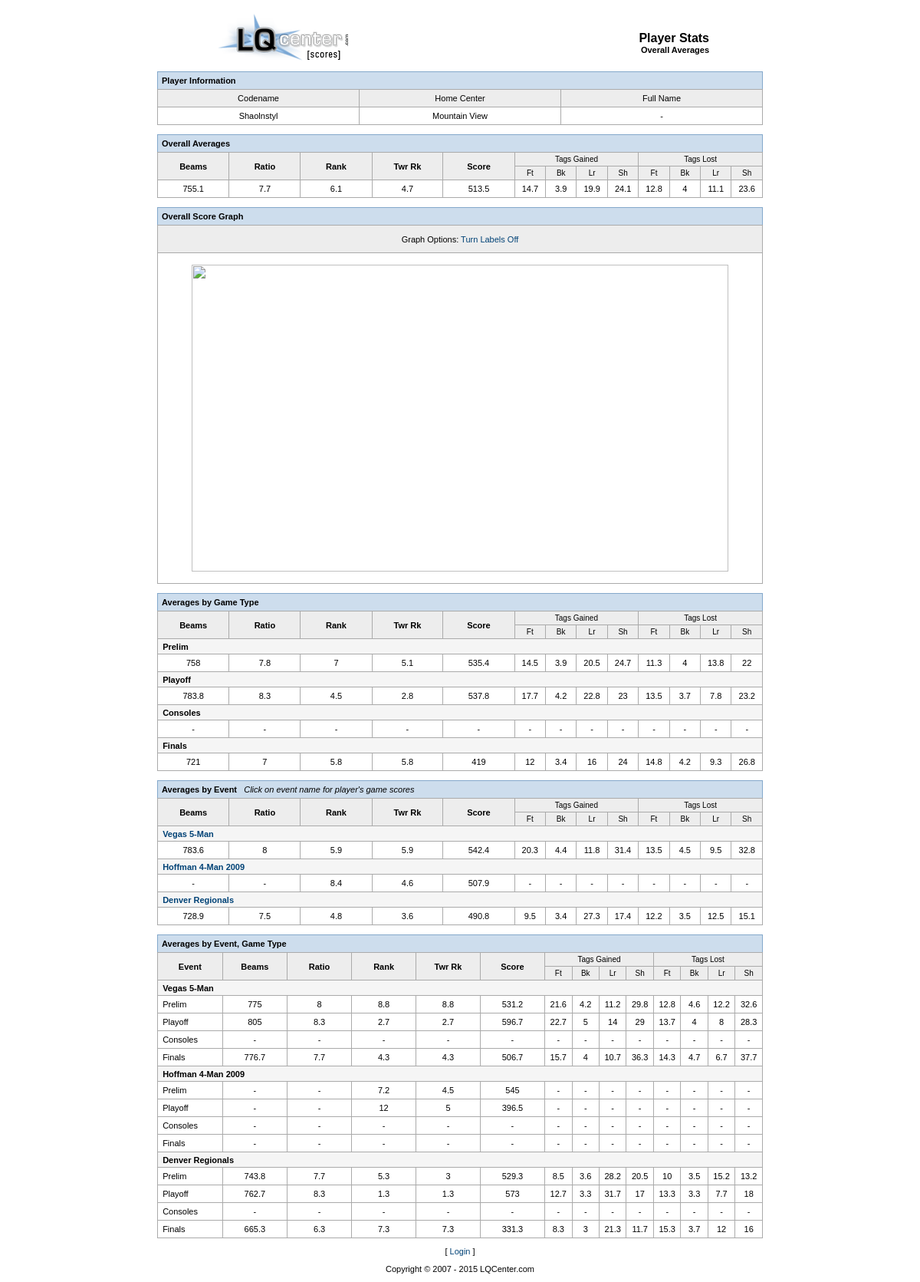
The page /stats_player.php?playerId=358 on the database its author committed.
### tables this page shows
CREATE TABLE IF NOT EXISTS `web_players` (
  `player_id` mediumint(5) NOT NULL AUTO_INCREMENT,
  `player_center` smallint(3) NOT NULL DEFAULT '0',
  `player_codename` varchar(15) NOT NULL DEFAULT '',
  `player_fname` varchar(25) NOT NULL DEFAULT '',
  `player_lname` varchar(25) NOT NULL DEFAULT '',
  `player_teams` mediumtext NOT NULL,
  PRIMARY KEY (`player_id`)
);

CREATE TABLE IF NOT EXISTS `web_centers` (
  `center_id` smallint(3) NOT NULL AUTO_INCREMENT,
  `center_number` smallint(3) NOT NULL DEFAULT '0',
  `center_title` varchar(255) NOT NULL DEFAULT '',
  `center_country` enum('ca','us') NOT NULL DEFAULT 'us',
  `center_region` enum('0','C','N','E','S','W') NOT NULL DEFAULT 'N',
  PRIMARY KEY (`center_id`)
);

CREATE TABLE IF NOT EXISTS `web_events` (
  `id` mediumint(4) NOT NULL AUTO_INCREMENT,
  `stamp` int(10) NOT NULL DEFAULT '0',
  `event_year` smallint(4) NOT NULL,
  `center` smallint(3) NOT NULL DEFAULT '0',
  `title` varchar(50) NOT NULL DEFAULT '',
  `prelim_stamp` int(10) NOT NULL,
  `prelim_sched` enum('auto','manual') NOT NULL DEFAULT 'auto',
  `prelim_gen` enum('0','1') NOT NULL DEFAULT '0',
  `prelim_sets` tinyint(2) NOT NULL DEFAULT '0',
  `prelim_format` enum('dq','tq','none') NOT NULL DEFAULT 'tq',
  `prelim_rankby` enum('score','points') NOT NULL DEFAULT 'score',
  `prelim_drops` enum('0','1') NOT NULL DEFAULT '0',
  `playoff_sets` tinyint(2) NOT NULL DEFAULT '0',
  `playoff_format` enum('dq','tq','none') NOT NULL DEFAULT 'tq',
  `playoff_advance1` tinyint(2) NOT NULL DEFAULT '0',
  `playoff_advance2` tinyint(2) NOT NULL DEFAULT '0',
  `console_sets` tinyint(2) NOT NULL DEFAULT '0',
  `console_format` enum('dq','tq','none') NOT NULL DEFAULT 'tq',
  `playoff_rankby` enum('score','points') NOT NULL DEFAULT 'score',
  `console_advance` tinyint(2) NOT NULL DEFAULT '0',
  `console_advrank` varchar(4) NOT NULL DEFAULT '',
  `final_sets` tinyint(2) NOT NULL DEFAULT '0',
  `final_format` enum('dq','tq','none') NOT NULL DEFAULT 'tq',
  `final_advance` tinyint(2) NOT NULL DEFAULT '0',
  `final_advrank` varchar(4) NOT NULL DEFAULT '',
  `ranks_pre` enum('0','1') NOT NULL DEFAULT '0',
  `ranks_pla` enum('0','1') NOT NULL DEFAULT '0',
  `ranks_con` enum('0','1') NOT NULL DEFAULT '0',
  `ranks_fin` enum('0','1') NOT NULL DEFAULT '0',
  PRIMARY KEY (`id`)
);

### stats_player.php (the view, shortened to what this page needs)
<?
  require("functions.php");
  $col_array = array("score_beams" => "Beams","score_ratio" => "Ratio","score_rank" => "Rank","score_twr_rank" => "Twr Rank","score_score" => "Score","score_gft" => "Ft (Gain)","score_gbk" => "Bk (Gain)","score_glr" => "Lr (Gain)","score_gsh" => "Sh (Gain)","score_lft" => "Ft (Loss)","score_lbk" => "Bk (Loss)","score_llr" => "Lr (Loss)","score_lsh" => "Sh (Loss)");
  $type_array = array("pre" => "Prelim","pla" => "Playoff","con" => "Consoles","fin" => "Finals");
  if($_POST["sidebyside"])
    {
	foreach($_POST as $key=>$value )
	    {
		${$key} = $value;
	     }
	print_header("Player Stats","Side-by-Side");
	if($compare_player1 == "0" || $compare_player2 == "0")
	    {
		fatalError("You must select at least two players");
	     }
	elseif($compare_type == "event" || $compare_type == "eventtype" && $eventId == "0")
	    {
		fatalError("You must select an event for this comparison type");
	     }
	else
	    {
		$compare_array = array($compare_player1, $compare_player2);
		$whereQuery = "WHERE `score_player` = '$compare_player1' OR `score_player` = '$compare_player2' ORDER BY `score_player` ASC";
		$fetch_all_scores = mysql_query("SELECT * FROM `web_scores` $whereQuery");
		if(mysql_num_rows($fetch_all_scores) == "0")
		    {
			fatalError("We were unable to process your request, please try different parameters");
		     }
		while($scoreRow = mysql_fetch_assoc($fetch_all_scores))
		    {
			$score_player = $scoreRow[score_player];
			$score_event = $scoreRow[score_event];
			foreach($col_array as $score_key=>$score_title)
			    {
				$column_value = $scoreRow[$score_key];
				if($column_value != "0")
				    {
					$array_overall[$score_player][$score_key][] = $column_value;
				     }
			     }
		     }
		print("<table width=\"300\" cellspacing=\"1\" cellpadding=\"2\" class=\"table_bl_top\" align=\"center\">\n");
		print("  <tr>\n");
		print("   <td><b>Results</b></td>\n");
		print(" </tr>\n");
		print("</table>\n\n");
		$color1 = "#ffffff";
		$color2 = "#f0f0f0";
		$row_count = 0;
		print("<table width=\"300\" cellspacing=\"1\" cellpadding=\"0\" bgcolor=\"#aaaaaa\" align=\"center\">\n");
			print("  <tr>\n");
			print("   <td bgcolor=\"#ffffff\">&nbsp;</td>\n");
			foreach($compare_array as $compare_key=>$compare_player)
			    {
				$player_codename = return_codename($compare_player);
				print("   <td bgcolor=\"#ffffff\" align=\"center\">&nbsp; $player_codename</td>\n");
			     }
			print(" </tr>\n");
			foreach($col_array as $col_key=>$col_title)
			    {
				$row_color = ($row_count % 2) ? $color1 : $color2;
				print("  <tr>\n");
				print("   <td bgcolor=\"$row_color\">&nbsp; $col_title</td>\n");
				foreach($compare_array as $compare_key=>$compare_player)
				    {
					$array_count = count($array_overall[$compare_player][$col_key]);
					if($array_count != "0")
					    {
						$array_sum = array_sum($array_overall[$compare_player][$col_key]);
						$col_avg = round($array_sum/$array_count,1);
						print("   <td bgcolor=\"$row_color\" align=\"center\">$col_avg</td>\n");
					     }
					else
					    {
						print("   <td bgcolor=\"$row_color\" align=\"center\">-</td>\n");
					     }
				     }
				print(" </tr>\n");
				$row_count++;
			     }
		print("</table>\n\n");
	     }
	print_footer();
     }
  elseif($_GET["playerId"] != "" && is_numeric($_GET["playerId"]))
    {
	$playerId = $_GET["playerId"];
	$graphLabels = $_GET["graphLabels"];
	$fetch_player_info = mysql_query("SELECT * FROM `web_players` WHERE `player_id` = '$playerId'");
	if(mysql_num_rows($fetch_player_info) == "0")
	    {
		$player_codename = "-";
		$player_center = "-";
		$player_name = "-";
	     }
	else
	    {
		$player_data = mysql_fetch_assoc($fetch_player_info);
		$player_codename = $player_data[player_codename];
		$player_center = return_center($player_data[player_center]);
		if($player_data[player_fname] == "")
		    {
			$player_name = "-";
		     }
		else
		    {
			$player_name = $player_data[player_fname] . " " . $player_data[player_lname];
		     }
	     }
	if($graphLabels == "off")
	    {
		$graph_link = "./stats_playerGraph.php?getPlayer=$playerId&graphLabels=off";
		$graph_label_option_link = "./stats_player.php?playerId=$playerId";
		$graph_label_option_title = "Turn Labels On";
	     }
	else
	    {
		$graph_link = "./stats_playerGraph.php?getPlayer=$playerId";
		$graph_label_option_link = "./stats_player.php?playerId=$playerId&graphLabels=off";
		$graph_label_option_title = "Turn Labels Off";
	     }
?>
<table width="790" cellspacing="1" cellpadding="2" class="table_bl_top" align="center">
  <tr>
   <td><b>Player Information</b></td>
 </tr>
</table>
<table width="790" cellspacing="1" cellpadding="0" bgcolor="#aaaaaa" align="center">
  <tr bgcolor="#ededed" height="22">
   <td align="center" width="263">Codename</td>
   <td align="center" width="263">Home Center</td>
   <td align="center" width="263">Full Name</td>
 </tr>
  <tr bgcolor="#ffffff" height="22">
   <td align="center"><?=$player_codename?></td>
   <td align="center"><?=$player_center?></td>
   <td align="center"><?=$player_name?></td>
 </tr>
</table>
<br>
<?
	$fetch_all_scores = mysql_query("SELECT * FROM `web_scores` WHERE `score_player` = '$playerId'");
	while($scoreRow = mysql_fetch_assoc($fetch_all_scores))
	    {
		$score_game_type = $scoreRow[score_game_type];
		$score_event = $scoreRow[score_event];
		foreach($col_array as $key=>$value)
		    {
			$column_value = $scoreRow[$key];
			if($column_value != "0")
			    {
				$array_overall[$value][] = $column_value;
				$array_byType[$score_game_type][$value][] = $column_value;
				$array_inEvent[$score_event] = 1;
				$array_byEvent[$score_event][$value][] = $column_value;
				$array_byTypeEvent[$score_event][$score_game_type][$value][] = $column_value;
			     }
		     }
	     }
?>
<table width="790" cellspacing="1" cellpadding="2" class="table_bl_top" align="center">
  <tr>
   <td><b>Overall Averages</b></td>
 </tr>
</table>
<table width="790" cellspacing="1" cellpadding="0" bgcolor="#aaaaaa" align="center">
  <tr bgcolor="#ededed">
   <td align="center" rowspan="2" height="35" width="94"><b>Beams</b></td>
   <td align="center" rowspan="2" height="35" width="94"><b>Ratio</b></td>
   <td align="center" rowspan="2" height="35" width="94"><b>Rank</b></td>
   <td align="center" rowspan="2" height="35" width="94"><b>Twr Rk</b></td>
   <td align="center" rowspan="2" height="35" width="94"><b>Score</b></td>
   <td align="center" colspan="4" class="small">Tags Gained</td>
   <td align="center" colspan="4" class="small">Tags Lost</td>
 </tr>
  <tr bgcolor="#ededed">
   <td align="center" width="40" class="small">Ft</td>
   <td align="center" width="40" class="small">Bk</td>
   <td align="center" width="40" class="small">Lr</td>
   <td align="center" width="40" class="small">Sh</td>
   <td align="center" width="40" class="small">Ft</td>
   <td align="center" width="40" class="small">Bk</td>
   <td align="center" width="40" class="small">Lr</td>
   <td align="center" width="40" class="small">Sh</td>
 </tr>
<?
	print("  <tr height=\"22\" bgcolor=\"#ffffff\">\n");
	foreach($col_array as $col_key=>$col_value)
	    {
		$array_count = count($array_overall[$col_value]);
		if($array_count != "0")
		    {
			$array_sum = array_sum($array_overall[$col_value]);
			$col_avg = round($array_sum/$array_count,1);
			print("   <td align=\"center\">$col_avg</td>\n");
		     }
		else
		    {
			print("   <td align=\"center\">-</td>\n");
		     }
	     }
	print(" </tr>\n");
?>
</table>
<br>
<table width="790" cellspacing="1" cellpadding="2" class="table_bl_top" align="center">
  <tr>
   <td><b>Overall Score Graph</b></td>
 </tr>
</table>
<table width="790" cellspacing="1" cellpadding="0" bgcolor="#aaaaaa" align="center">
  <tr bgcolor="#ededed">
   <td height="35" align="center">Graph Options: <a href="<?=$graph_label_option_link?>"><?=$graph_label_option_title?></a></td>
 </tr>
  <tr bgcolor="#ffffff">
   <td height="430" align="center"><img src="<?=$graph_link?>" width="700" height="400"></td>
 </tr>
</table>
<br>
<table width="790" cellspacing="1" cellpadding="2" class="table_bl_top" align="center">
  <tr>
   <td><b>Averages by Game Type</b></td>
 </tr>
</table>
<table width="790" cellspacing="1" cellpadding="0" bgcolor="#aaaaaa" align="center">
  <tr bgcolor="#ededed">
   <td align="center" rowspan="2" height="35" width="94"><b>Beams</b></td>
   <td align="center" rowspan="2" height="35" width="94"><b>Ratio</b></td>
   <td align="center" rowspan="2" height="35" width="94"><b>Rank</b></td>
   <td align="center" rowspan="2" height="35" width="94"><b>Twr Rk</b></td>
   <td align="center" rowspan="2" height="35" width="94"><b>Score</b></td>
   <td align="center" colspan="4" class="small">Tags Gained</td>
   <td align="center" colspan="4" class="small">Tags Lost</td>
 </tr>
  <tr bgcolor="#ededed">
   <td align="center" width="40" class="small">Ft</td>
   <td align="center" width="40" class="small">Bk</td>
   <td align="center" width="40" class="small">Lr</td>
   <td align="center" width="40" class="small">Sh</td>
   <td align="center" width="40" class="small">Ft</td>
   <td align="center" width="40" class="small">Bk</td>
   <td align="center" width="40" class="small">Lr</td>
   <td align="center" width="40" class="small">Sh</td>
 </tr>
<?
	foreach($type_array as $type_key=>$type_value)
	    {
		print("  <tr bgcolor=\"#f5f5f5\">\n");
		print("   <td height=\"19\" colspan=\"17\">&nbsp; <b>$type_value</b></td>\n");
		print(" </tr>\n");
		print("  <tr height=\"22\" bgcolor=\"#ffffff\">\n");
		foreach($col_array as $col_key=>$col_value)
		    {
			$array_count = count($array_byType[$type_key][$col_value]);
			if($array_count != "0")
			    {
				$array_sum = array_sum($array_byType[$type_key][$col_value]);
				$col_avg = round($array_sum/$array_count,1);
				print("   <td align=\"center\">$col_avg</td>\n");
			     }
			else
			    {
				print("   <td align=\"center\">-</td>\n");
			     }
		     }
		print(" </tr>\n");
	     }
?>
</table>
<br>
<table width="790" cellspacing="1" cellpadding="2" class="table_bl_top" align="center">
  <tr>
   <td><b>Averages by Event</b> &nbsp; <i>Click on event name for player's game scores</i></td>
 </tr>
</table>
<table width="790" cellspacing="1" cellpadding="0" bgcolor="#aaaaaa" align="center">
  <tr bgcolor="#ededed">
   <td align="center" rowspan="2" height="35" width="94"><b>Beams</b></td>
   <td align="center" rowspan="2" height="35" width="94"><b>Ratio</b></td>
   <td align="center" rowspan="2" height="35" width="94"><b>Rank</b></td>
   <td align="center" rowspan="2" height="35" width="94"><b>Twr Rk</b></td>
   <td align="center" rowspan="2" height="35" width="94"><b>Score</b></td>
   <td align="center" colspan="4" class="small">Tags Gained</td>
   <td align="center" colspan="4" class="small">Tags Lost</td>
 </tr>
  <tr bgcolor="#ededed">
   <td align="center" width="40" class="small">Ft</td>
   <td align="center" width="40" class="small">Bk</td>
   <td align="center" width="40" class="small">Lr</td>
   <td align="center" width="40" class="small">Sh</td>
   <td align="center" width="40" class="small">Ft</td>
   <td align="center" width="40" class="small">Bk</td>
   <td align="center" width="40" class="small">Lr</td>
   <td align="center" width="40" class="small">Sh</td>
 </tr>
<?
	foreach($array_inEvent as $eventId=>$event_value)
	    {
		$event_name = return_event_title($eventId);
		print("  <tr bgcolor=\"#f5f5f5\">\n");
		print("   <td height=\"19\" colspan=\"17\">&nbsp; <a href=\"./stats_player.php?playerId=$playerId&eventId=$eventId\"><b>$event_name</b></a></td>\n");
		print(" </tr>\n");
		print("  <tr height=\"22\" bgcolor=\"#ffffff\">\n");
		foreach($col_array as $col_key=>$col_value)
		    {
			$array_count = count($array_byEvent[$eventId][$col_value]);
			if($array_count != "0")
			    {
				$array_sum = array_sum($array_byEvent[$eventId][$col_value]);
				$col_avg = round($array_sum/$array_count,1);
				print("   <td align=\"center\">$col_avg</td>\n");
			     }
			else
			    {
				print("   <td align=\"center\">-</td>\n");
			     }
		     }
		print(" </tr>\n");
	     }
?>
</table>
<br>
<table width="790" cellspacing="1" cellpadding="2" class="table_bl_top" align="center">
  <tr>
   <td><b>Averages by Event, Game Type</b></td>
 </tr>
</table>
<table width="790" cellspacing="1" cellpadding="0" bgcolor="#aaaaaa" align="center">
  <tr bgcolor="#ededed">
   <td align="center" rowspan="2" height="35" width="85"><b>Event</b></td>
   <td align="center" rowspan="2" height="35" width="85"><b>Beams</b></td>
   <td align="center" rowspan="2" height="35" width="85"><b>Ratio</b></td>
   <td align="center" rowspan="2" height="35" width="85"><b>Rank</b></td>
   <td align="center" rowspan="2" height="35" width="85"><b>Twr Rk</b></td>
   <td align="center" rowspan="2" height="35" width="85"><b>Score</b></td>
   <td align="center" colspan="4" class="small">Tags Gained</td>
   <td align="center" colspan="4" class="small">Tags Lost</td>
 </tr>
  <tr bgcolor="#ededed">
   <td align="center" width="35" class="small">Ft</td>
   <td align="center" width="35" class="small">Bk</td>
   <td align="center" width="35" class="small">Lr</td>
   <td align="center" width="35" class="small">Sh</td>
   <td align="center" width="35" class="small">Ft</td>
   <td align="center" width="35" class="small">Bk</td>
   <td align="center" width="35" class="small">Lr</td>
   <td align="center" width="35" class="small">Sh</td>
 </tr>
<?
	foreach($array_inEvent as $eventId=>$event_value)
	    {
		$event_name = return_event_title($eventId);
		print("  <tr bgcolor=\"#f5f5f5\">\n");
		print("   <td height=\"19\" colspan=\"17\">&nbsp; <b>$event_name</b></td>\n");
		print(" </tr>\n");
		foreach($type_array as $type_key=>$type_value)
		    {
			print("  <tr height=\"22\" bgcolor=\"#ffffff\">\n");
			print("   <td>&nbsp; $type_value</td>\n");
			foreach($col_array as $col_key=>$col_value)
			    {
				$array_count = count($array_byTypeEvent[$eventId][$type_key][$col_value]);
				if($array_count != "0")
				    {
					$array_sum = array_sum($array_byTypeEvent[$eventId][$type_key][$col_value]);
					$col_avg = round($array_sum/$array_count,1);
					print("   <td align=\"center\">$col_avg</td>\n");
				     }
				else
				    {
					print("   <td align=\"center\">-</td>\n");
				     }
			     }
			print(" </tr>\n");
		     }
	     }
?>
</table>
<?
     }
?>

### rows shown on the page
web_players: player_codename "Shaolnstyl", player_center.center_title "Mountain View", player_fname "-"
web_events: title "Vegas 5-Man", type_value "Prelim", col_avg "775", col_avg "8", col_avg "8.8", col_avg "531.2", col_avg "21.6", col_avg "4.2", col_avg "11.2", col_avg "29.8", col_avg "12.8", col_avg "4.6", col_avg "12.2", col_avg "32.6", type_value "Playoff", col_avg "805", col_avg "8.3", col_avg "2.7", col_avg "596.7", col_avg "22.7", col_avg "5", col_avg "14", col_avg "29", col_avg "13.7", col_avg "4", col_avg "28.3", type_value "Consoles", type_value "Finals", col_avg "776.7", col_avg "7.7", col_avg "4.3", col_avg "506.7", col_avg "15.7", col_avg "10.7", col_avg "36.3", col_avg "14.3", col_avg "4.7", col_avg "6.7", col_avg "37.7"
web_events: title "Hoffman 4-Man 2009", type_value "Prelim", col_avg "7.2", col_avg "4.5", col_avg "545", type_value "Playoff", col_avg "12", col_avg "5", col_avg "396.5", type_value "Consoles", type_value "Finals"
web_events: title "Denver Regionals", type_value "Prelim", col_avg "743.8", col_avg "7.7", col_avg "5.3", col_avg "3", col_avg "529.3", col_avg "8.5", col_avg "3.6", col_avg "28.2", col_avg "20.5", col_avg "10", col_avg "3.5", col_avg "15.2", col_avg "13.2", type_value "Playoff", col_avg "762.7", col_avg "8.3", col_avg "1.3", col_avg "573", col_avg "12.7", col_avg "3.3", col_avg "31.7", col_avg "17", col_avg "13.3", col_avg "18", type_value "Consoles", type_value "Finals", col_avg "665.3", col_avg "6.3", col_avg "7.3", col_avg "331.3", col_avg "21.3", col_avg "11.7", col_avg "15.3", col_avg "3.7", col_avg "12", col_avg "16"

### other values the page prints
$display_title "Player Stats"
$subtitle "Overall Averages"
$col_avg "755.1"
$col_avg "7.7"
$col_avg "6.1"
$col_avg "4.7"
$col_avg "513.5"
$col_avg "14.7"
$col_avg "3.9"
$col_avg "19.9"
$col_avg "24.1"
$col_avg "12.8"
$col_avg "4"
$col_avg "11.1"
$col_avg "23.6"
